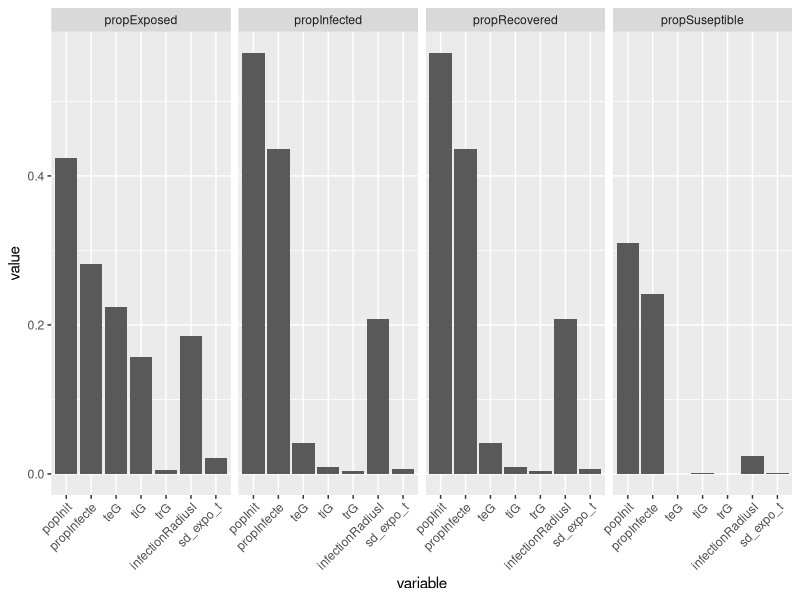
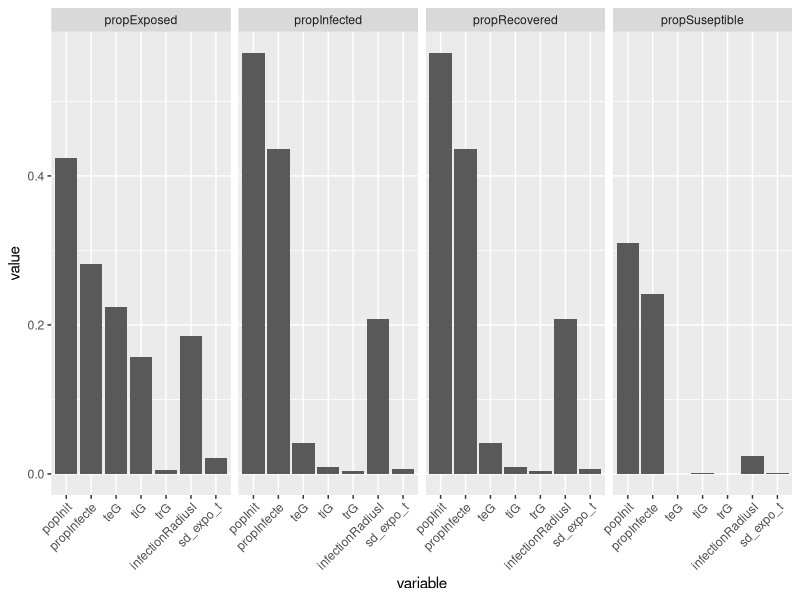

R code for these plots, in order:
# A graphic to see influence of each output on varibles 

library("ggplot2")
library('reshape2')

setwd("~/github/repro-seir/")

data.df <- read.csv("results_saltelli/totalOrderIndices.csv")

data.melt <- melt(data.df, id.vars = "output")

ggplot(data = data.melt)+
  geom_bar(aes(x = variable, y = value), stat = "identity")+
  facet_grid(.~output)+
  theme(axis.text.x = element_text(angle = 45, hjust=1))

ggsave("results_saltelli/img/totalOrderIndices.png")
